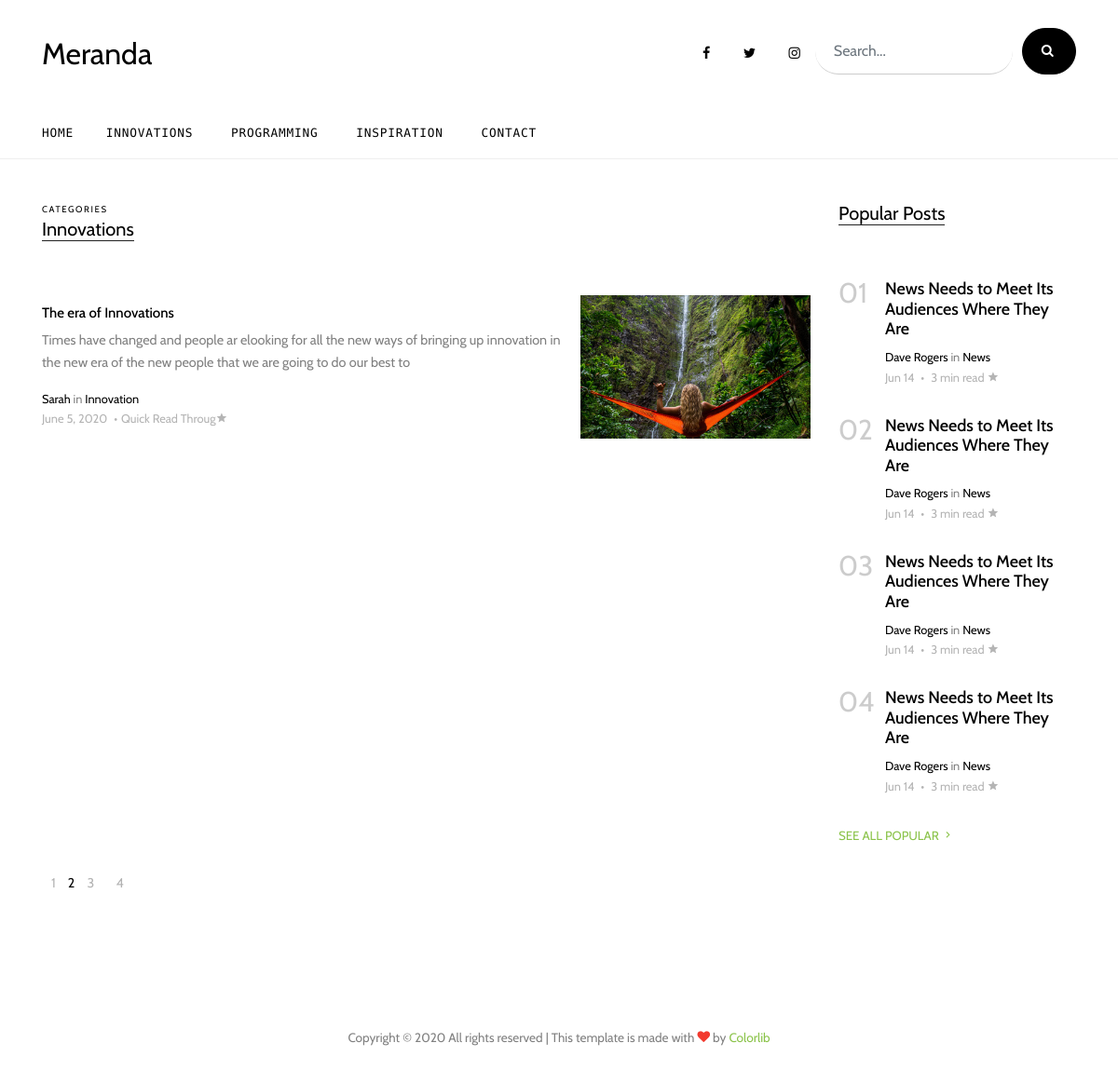
Screenshot of /innovations/ with the database file from the repository.
### blog/models.py (models this page shows, shortened)
class Posts(models.Model):
    title = models.CharField(max_length=150)
    description = models.TextField()
    author = models.CharField(max_length=50, null=True, blank=True)
    tag = models.CharField(max_length=50)
    date_Created = models.DateField(auto_now_add=True)
    image = models.ImageField(upload_to='Trends')
    @property
    def authorPrest(self):
        try:
            post = self.author
        except:
            post = ''
        return post
    @property
    def imageUrl(self):
        try:
            url = self.image.url
        except:
            url = ''
        return url

### blog/views.py (the view)
# urls.py: path("innovations/",views.inovate,name='innovations'),
def inovate(request):
    innovation = Posts.objects.filter(
        tag='Innovation').order_by('-date_Created')[:9]
    context = {'innovation': innovation}
    return render(request, 'blog/innovations.html', context)

### templates/blog/innovations.html
<!DOCTYPE html>
{% extends "blog/base.html" %}
{% load static %}
{% block main-content %}
<div class="site-section">
    <div class="container">
        <div class="row">
            <div class="col-lg-9">
                <div class="section-title">
                    <span class="caption d-block small">Categories</span>
                    <h2>Innovations </h2>
                </div>
                {% for invo in innovation %}
                <div class="post-entry-2 d-flex">
                    <div class="thumbnail order-md-2" style="background-image: url('{{invo.imageUrl}}')"></div>
                    <div class="contents order-md-1 pl-0">
                        <h2><a href="{% url 'personalblog:post-Details' invo.id %}">{{invo.title}}</a></h2>
                        <p class="mb-3">{{invo.description}}</p>
                        <div class="post-meta">
                            <span class="d-block"><a href="#">{{invo.authorPrest}}</a> in <a href="#">{{invo.tag}}</a></span>
                            <span class="date-read">{{invo.date_Created}} <span class="mx-1">&bullet;</span>Quick Read Throug<span
                                    class="icon-star2"></span></span>
                        </div>
                    </div>
                </div>
                {% endfor %}
            </div>
            <div class="col-lg-3">
                <div class="section-title">
                    <h2>Popular Posts</h2>
                </div>
                <div class="trend-entry d-flex">
                    <div class="number align-self-start">01</div>
                    <div class="trend-contents">
                        <h2><a href="blog-single.html">News Needs to Meet Its Audiences Where They Are</a></h2>
                        <div class="post-meta">
                            <span class="d-block"><a href="#">Dave Rogers</a> in <a href="#">News</a></span>
                            <span class="date-read">Jun 14 <span class="mx-1">&bullet;</span> 3 min read <span
                                    class="icon-star2"></span></span>
                        </div>
                    </div>
                </div>
                <div class="trend-entry d-flex">
                    <div class="number align-self-start">02</div>
                    <div class="trend-contents">
                        <h2><a href="blog-single.html">News Needs to Meet Its Audiences Where They Are</a></h2>
                        <div class="post-meta">
                            <span class="d-block"><a href="#">Dave Rogers</a> in <a href="#">News</a></span>
                            <span class="date-read">Jun 14 <span class="mx-1">&bullet;</span> 3 min read <span
                                    class="icon-star2"></span></span>
                        </div>
                    </div>
                </div>
                <div class="trend-entry d-flex">
                    <div class="number align-self-start">03</div>
                    <div class="trend-contents">
                        <h2><a href="blog-single.html">News Needs to Meet Its Audiences Where They Are</a></h2>
                        <div class="post-meta">
                            <span class="d-block"><a href="#">Dave Rogers</a> in <a href="#">News</a></span>
                            <span class="date-read">Jun 14 <span class="mx-1">&bullet;</span> 3 min read <span
                                    class="icon-star2"></span></span>
                        </div>
                    </div>
                </div>
                <div class="trend-entry d-flex pl-0">
                    <div class="number align-self-start">04</div>
                    <div class="trend-contents">
                        <h2><a href="blog-single.html">News Needs to Meet Its Audiences Where They Are</a></h2>
                        <div class="post-meta">
                            <span class="d-block"><a href="#">Dave Rogers</a> in <a href="#">News</a></span>
                            <span class="date-read">Jun 14 <span class="mx-1">&bullet;</span> 3 min read <span
                                    class="icon-star2"></span></span>
                        </div>
                    </div>
                </div>
                <p>
                    <a href="#" class="more">See All Popular <span class="icon-keyboard_arrow_right"></span></a>
                </p>
            </div>
        </div>
        <div class="row">
            <div class="col-lg-6">
                <ul class="custom-pagination list-unstyled">
                    <li><a href="#">1</a></li>
                    <li class="active">2</li>
                    <li><a href="#">3</a></li>
                    <li><a href="#">4</a></li>
                </ul>
            </div>
        </div>
    </div>
</div>
{% endblock main-content %}

### static/css/style.css (style rules this page uses)
html { overflow-x: hidden; }
body { line-height: 1.7; color: gray; font-weight: 300; font-size: .9rem; }
a { -webkit-transition: .3s all ease; -o-transition: .3s all ease; transition: .3s all ease; }
h1, h2, h3, h4, h5, .h1, .h2, .h3, .h4, .h5 { font-family: "Cabin", -apple-system, BlinkMacSystemFont, "Segoe UI", Roboto, "Helvetica Neue", Arial, sans-serif, "Apple Color Emoji", "Segoe UI Emoji", "Segoe UI Symbol", "Noto Color Emoji"; }
.site-section { padding: 2.5em 0; }
@media (min-width: 768px) { .site-section { padding: 7em 0; } }
.section-title { color: #000; margin-bottom: 50px; }
.section-title h2 { font-size: 20px; font-weight: 400; border-bottom: 1px solid #222; position: relative; display: inline-block; }
.section-title h2:before { position: absolute; content: ""; height: 1px; background: #777; }
.post-meta { font-size: .8rem; }
.post-meta a { color: #000; }
.date-read { color: #b4b4b4; }
.post-entry-1, .post-entry-2 { font-size: .9rem; margin-bottom: 30px; }
.post-entry-1 h2, .post-entry-2 h2 { font-size: 20px; }
.post-entry-1 h2 a, .post-entry-2 h2 a { color: #000; }
.post-entry-2 { font-size: .9rem; }
.post-entry-2 .thumbnail { background-size: cover; background-position: center; width: 30%; }
.post-entry-2 .contents { width: 70%; padding: 10px 20px; }
.post-entry-2 .contents h2 { font-size: 15px; }
.trend-entry { margin-bottom: 30px; }
.trend-entry .number { -webkit-box-flex: 0; -ms-flex: 0 0 50px; flex: 0 0 50px; font-size: 30px; line-height: 1; color: #ccc; }
.trend-entry .trend-contents h2 { font-size: 18px; }
.trend-entry .trend-contents h2 a { color: #000; }
.caption { font-size: .9rem; text-transform: uppercase; letter-spacing: .1rem; }
.caption.small { font-size: .6rem; }
.more { color: #8bc34a; text-transform: uppercase; font-size: .83rem; }
.custom-pagination { padding: 0; margin: 0; font-size: .89rem; color: #000; }
.custom-pagination li { display: inline-block; }
.custom-pagination li a { padding: 10px 10px; display: inline-block; color: #b3b3b3; }

### rows the page displays
Posts: imageUrl (picture), title "The era of Innovations", description "Times have changed and people ar elooking for all the new ways of bringing up innovation in the new era of the new people that we are going to do our best to", authorPrest "Sarah", tag "Innovation", date_Created "June 5, 2020"
